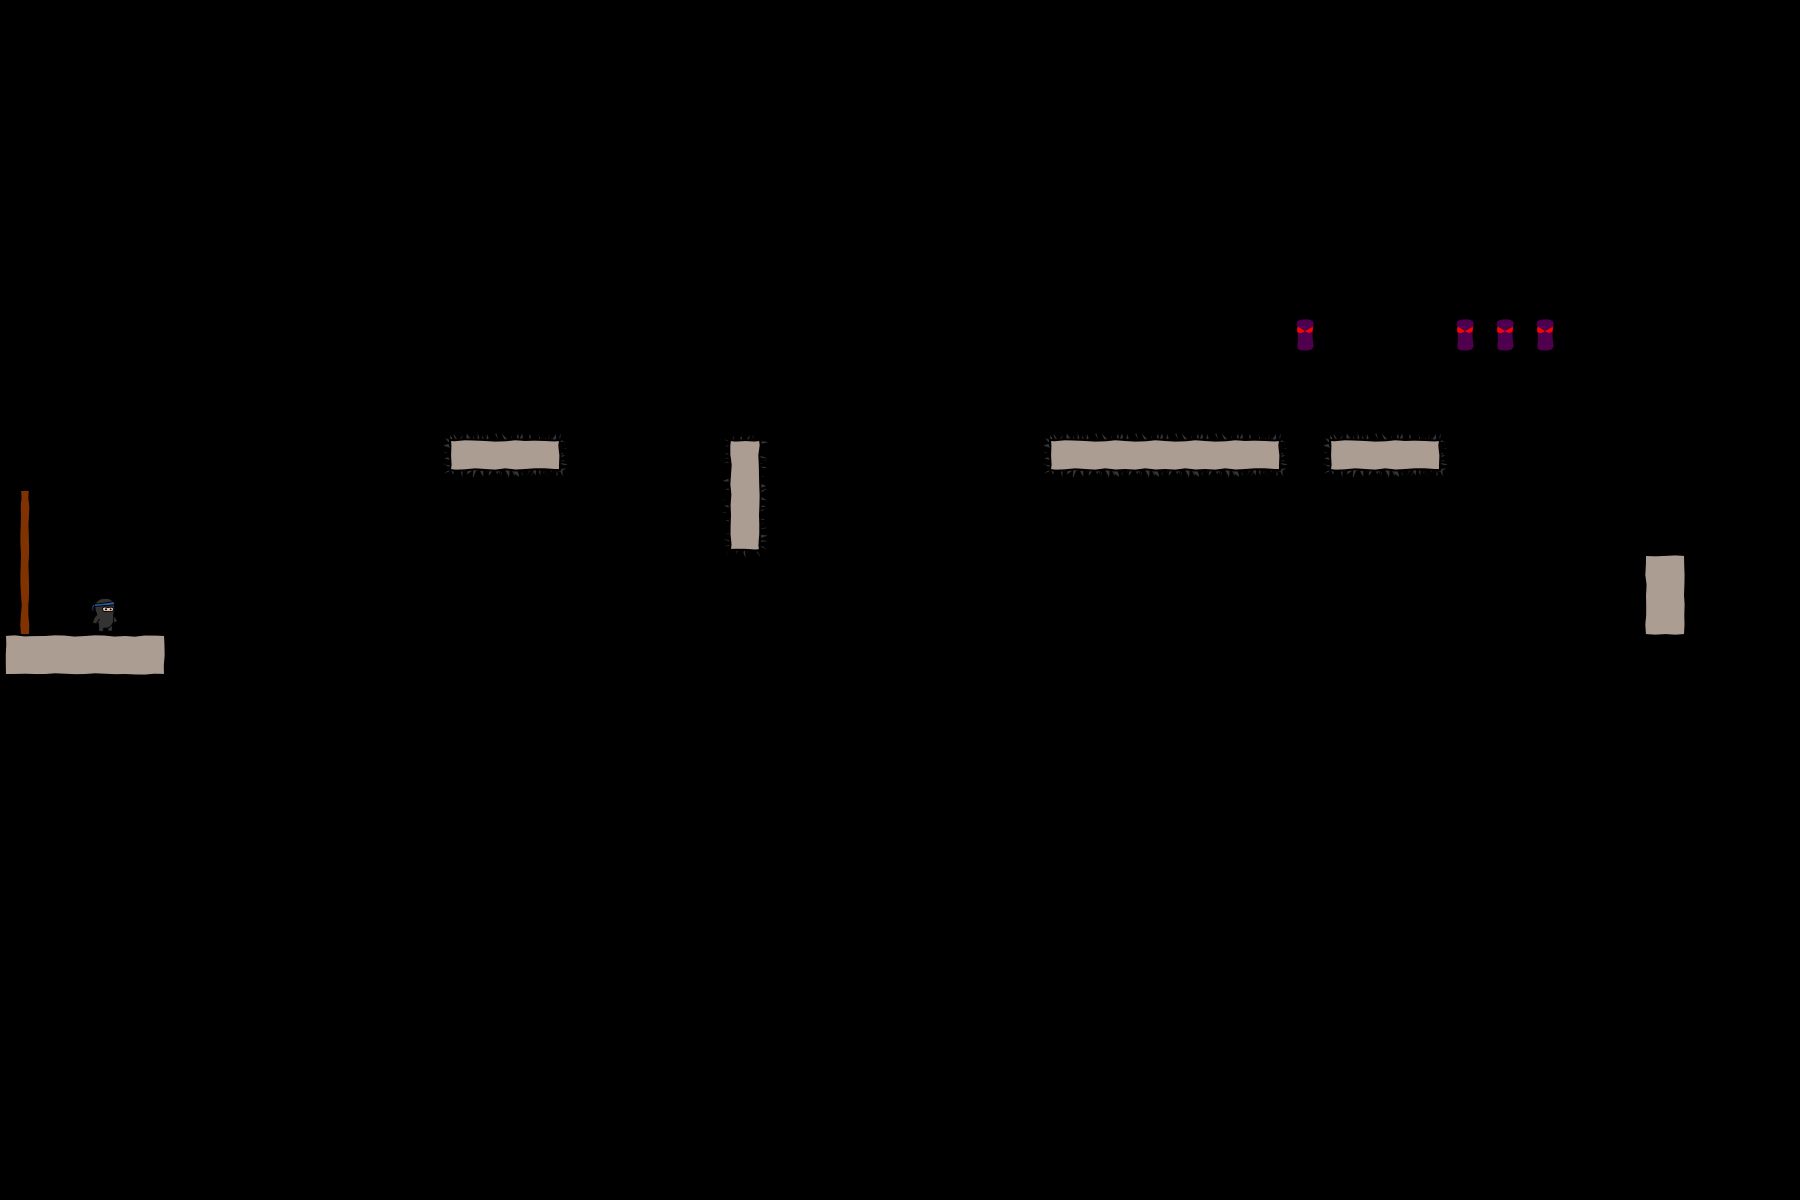

Rendered tile map (Tiled .tmx) drawn with the repository's tilesets; below, a short description and the map source with its tile grids summarised:
An orthogonal 45x30 tile map with 40x40 px tiles, 3 tile layers (bg, objects, fg), 2 tilesets.

<map version="1.0" orientation="orthogonal" width="45" height="30" tilewidth="40" tileheight="40">
 <tileset firstgid="1" name="world1" tilewidth="50" tileheight="50">
  <image source="world1.png" width="400" height="400" />
 </tileset>
 <tileset firstgid="65" name="objectpalette" tilewidth="50" tileheight="50">
  <image source="objectpalette.png" width="400" height="400" />
 </tileset>
 <layer name="bg" width="64" height="24">
  <data>[1536 cells, 19 non-empty, 10 distinct tile ids]</data>
 </layer>
 <layer name="objects" width="64" height="24">
  <data>[1536 cells, 29 non-empty, 11 distinct tile ids]</data>
 </layer>
 <layer name="fg" width="64" height="24">
  <data>[1536 cells, 0 non-empty, 0 distinct tile ids]</data>
 </layer>
</map>
